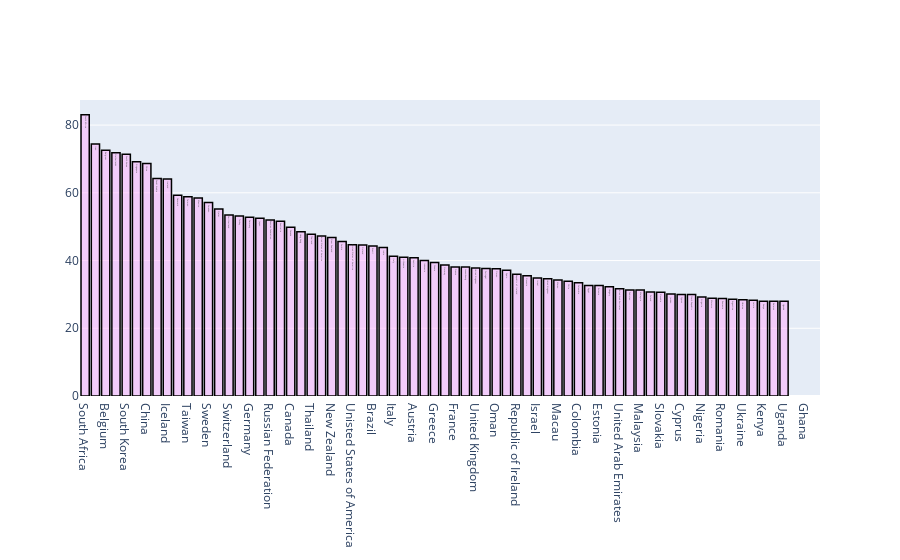

Notebook source saved alongside this figure:
### Code cell
import numpy as np

dfValue = timesData
dfValue.income = pd.to_numeric(dfValue.income, errors='coerce')

grouped = dfValue.groupby('country')
y=grouped['income'].agg(np.mean).sort_values(ascending=False)
print (y)
print ("______")
print (y.index.get_level_values(0).tolist())
print ("______")

trace = go.Bar(
                x = y.index.get_level_values(0).tolist(),
                y = y,
                name = "Le score universitaire pour le transfert de connaissances par pays",
                marker = dict(color = 'rgba(255, 174, 255, 0.5)',
                             line = dict(color ='rgb(0,0,0)',width =1.5)),
                text = y.index.get_level_values(0).tolist())

layout = go.Layout(barmode = "group")
fig = go.Figure(data = trace, layout = layout)
iplot(fig)

### Figure 1 — Plotly figure (JSON) as saved in the notebook; plotly's stock layout.template omitted (floating-point values rounded to 4 significant figures)
{"data": [{"marker": {"color": "rgba(255, 174, 255, 0.5)", "line": {"color": "rgb(0,0,0)", "width": 1.5}}, "name": "Le score universitaire pour le transfert de connaissances par pays", "text": ["South Africa", "Iran", "Belgium", "Netherlands", "South Korea", "Singapore", "China", "Saudi Arabia", "Iceland", "Denmark", "Taiwan", "Mexico", "Sweden", "Qatar", "Switzerland", "Turkey", "Germany", "Japan", "Russian Federation", "Australia", "Canada", "Hong Kong", "Thailand", "United States of America", "New Zealand", "Serbia", "Unisted States of America", "Finland", "Brazil", "India", "Italy", "Lithuania", "Austria", "Indonesia", "Greece", "Norway", "France", "Luxembourg", "United Kingdom", "Portugal", "Oman", "Spain", "Republic of Ireland", "Slovenia", "Israel", "Unted Kingdom", "Macau", "Chile", "Colombia", "Egypt", "Estonia", "Hungary", "United Arab Emirates", "Pakistan", "Malaysia", "Poland", "Slovakia", "Jordan", "Cyprus", "Czech Republic", "Nigeria", "Morocco", "Romania", "Argentina", "Ukraine", "Latvia", "Kenya", "Belarus", "Uganda", "Bangladesh", "Ghana", "Lebanon"], "type": "bar", "x": ["South Africa", "Iran", "Belgium", "Netherlands", "South Korea", "Singapore", "China", "Saudi Arabia", "Iceland", "Denmark", "Taiwan", "Mexico", "Sweden", "Qatar", "Switzerland", "Turkey", "Germany", "Japan", "Russian Federation", "Australia", "Canada", "Hong Kong", "Thailand", "United States of America", "New Zealand", "Serbia", "Unisted States of America", "Finland", "Brazil", "India", "Italy", "Lithuania", "Austria", "Indonesia", "Greece", "Norway", "France", "Luxembourg", "United Kingdom", "Portugal", "Oman", "Spain", "Republic of Ireland", "Slovenia", "Israel", "Unted Kingdom", "Macau", "Chile", "Colombia", "Egypt", "Estonia", "Hungary", "United Arab Emirates", "Pakistan", "Malaysia", "Poland", "Slovakia", "Jordan", "Cyprus", "Czech Republic", "Nigeria", "Morocco", "Romania", "Argentina", "Ukraine", "Latvia", "Kenya", "Belarus", "Uganda", "Bangladesh", "Ghana", "Lebanon"], "y": [83.04, 74.44, 72.54, 71.84, 71.36, 69.16, 68.66, 64.25, 64.06, 59.28, 58.86, 58.5, 57.12, 55.2, 53.46, 53.12, 52.81, 52.49, 51.94, 51.6, 49.83, 48.51, 47.75, 47.24, 46.82, 45.6, 44.7, 44.58, 44.3, 43.82, 41.27, 41, 40.83, 40, 39.44, 38.68, 38.13, 38.1, 37.77, 37.64, 37.6, 37.17, 35.94, 35.5, 34.84, 34.6, 34.25, 33.9, 33.42, 32.62, 32.6, 32.26, 31.7, 31.3, 31.28, 30.68, 30.6, 30.1, 30, 29.98, 29.2, 28.9, 28.77, 28.6, 28.4, 28.3, 28, 28, 28, null, null, null]}], "layout": {"barmode": "group"}}
